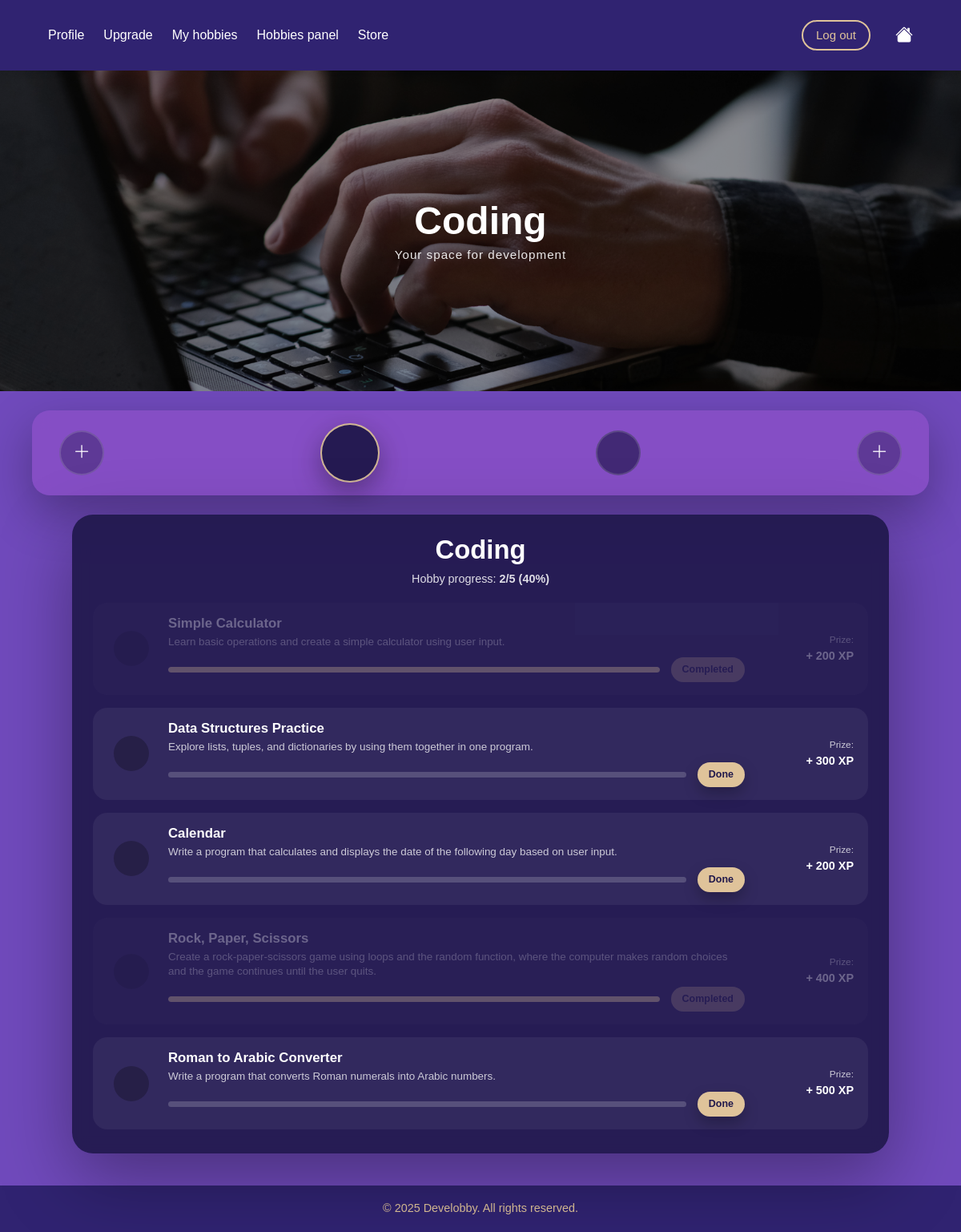
The app's page /hobby/3/ (signed in) with its own data.
### myapp/models.py (models this page shows, shortened)
class HobbyDetail(models.Model):
    name = models.CharField(max_length=100, unique=True)
    description = models.TextField()

class Challenge(models.Model):
    title = models.CharField(max_length=200)
    description = models.TextField()
    xp_reward = models.PositiveIntegerField()
    hobby_detail = models.ForeignKey(HobbyDetail, on_delete=models.CASCADE)

### myapp/views.py (the view)
# urls.py: path("hobby/<int:detail_id>/", views.hobby_detail, name="hobby_detail"),
@login_required
def hobby_detail(request, detail_id):
    detail = get_object_or_404(HobbyDetail, id=detail_id)
    challenges = Challenge.objects.filter(hobby_detail=detail)
    HOBBY_BANNERS = {
        "Cooking": "hobby_cooking.png",
        "Drawing": "hobby_drawing.png",
        "Coding": "hobby_coding.png",
        "Music": "hobby_music.png",
        "Fitness": "hobby_fitness.png",
    }
    HOBBY_ICONS = {
        "Cooking": "fi fi-rr-hat-chef",
        "Drawing": "fi fi-rr-drawer-alt",
        "Coding": "fi fi-rr-square-terminal",
        "Music": "fi fi-rr-music-alt",
        "Fitness": "fi fi-tr-dumbbell-ray",
    }
    CHALLENGE_ICONS = {
        "Thai Cuisine": "fi fi-sr-bowl-chopsticks-noodles",
        "Spanish Sweets": "fi fi-sr-candy",
        "Paprika Dish": "fi fi-sr-pepper-alt",
        "Green Plate": "fi fi-sr-salad",
        "Chicken In 5 Ways": "fi fi-sr-turkey",
        "Basic Shapes": "fi fi-ss-resources",
        "Still Life Study": "fi fi-sr-apple-whole",
        "Texture Practice": "fi fi-br-fabric",
        "Gesture Sketching": "fi fi-sr-transporter",
        "14 Days Drawing Challenge": "fi fi-br-paintbrush-pencil",
        "Simple Calculator": "fi fi-br-calculator",
        "Data Structures Practice": "fi fi-sr-folder-open",
        "Calendar": "fi fi-br-calendar-day",
        "Rock, Paper, Scissors": "fi fi-sc-gamepad",
        "Roman to Arabic Converter": "fi fi-sr-pillar",
        "Rhythm Foundations": "fi fi-sr-headphones-rhythm",
        "Chill Lo-Fi Vibes": "fi fi-sr-circle-waveform-lines",
        "Sound Collector": "fi fi-sr-microphone",
        "Music for Motion": "fi fi-rr-film",
        "Latin Heat": "fi fi-rs-temperature-high",
        "Warm-Up Essentials": "fi fi-br-yoga-moon",
        "Cardio Exploration": "fi fi-br-treadmill",
        "Build Endurance": "fi fi-rr-dumbbell-weightlifting",
        "Dumbbell Training": "fi fi-sr-gym",
        "Mobility Improvement": "fi fi-br-meditation",
    }
    detail.banner = HOBBY_BANNERS.get(detail.name, "default_banner.png")
    detail.icon = HOBBY_ICONS.get(detail.name, "bi bi-star")
    for ch in challenges:
        ch.icon = CHALLENGE_ICONS.get(ch.title, "bi bi-circle-half")
    hobbies = request.user.hobbies.all()
    for h in hobbies:
        h.detail.icon = HOBBY_ICONS.get(h.detail.name, "bi bi-star")
    user_challenges = UserChallenges.objects.filter(
        user=request.user,
        challenge__in=challenges
    )
    progress_map = {uc.challenge_id: uc for uc in user_challenges}
    for ch in challenges:
        uc = progress_map.get(ch.id)
        if uc is None:
            ch.user_state = "not_started"
        elif uc.completed:
            ch.user_state = "completed"
        else:
            ch.user_state = "done"
    total = challenges.count()
    completed = len([c for c in challenges if c.user_state == "completed"])
    percent = int((completed / total) * 100) if total > 0 else 0
    return render(request, "myapp/hobby_detail.html", {
        "detail": detail,
        "challenges": challenges,
        "hobbies": hobbies,
        "completed": completed,
        "total": total,
        "percent": percent,
    })

### myapp/templates/myapp/hobby_detail.html (shortened to what this page needs)
{% extends "myapp/base.html" %}
{% load static %}
{% block extra_css %}
<link rel="stylesheet" href="{% static 'css/hobby_detail.css' %}">
<link rel='stylesheet' href='https://cdn-uicons.flaticon.com/3.0.0/uicons-bold-rounded/css/uicons-bold-rounded.css'>
<link rel='stylesheet' href='https://cdn-uicons.flaticon.com/3.0.0/uicons-solid-rounded/css/uicons-solid-rounded.css'>
<link rel='stylesheet' href='https://cdn-uicons.flaticon.com/3.0.0/uicons-regular-straight/css/uicons-regular-straight.css'>
<link rel='stylesheet' href='https://cdn-uicons.flaticon.com/3.0.0/uicons-brands/css/uicons-brands.css'>
<link rel='stylesheet' href='https://cdn-uicons.flaticon.com/3.0.0/uicons-regular-rounded/css/uicons-regular-rounded.css'>
<link rel='stylesheet' href='https://cdn-uicons.flaticon.com/3.0.0/uicons-solid-straight/css/uicons-solid-straight.css'>
<link rel='stylesheet' href='https://cdn-uicons.flaticon.com/3.0.0/uicons-solid-chubby/css/uicons-solid-chubby.css'>
<link rel='stylesheet' href='https://cdn-uicons.flaticon.com/3.0.0/uicons-thin-rounded/css/uicons-thin-rounded.css'>
{% endblock %}
{% block content %}
<div class="hobby-banner"
     style="background-image: url('{% static 'img/' %}{{ detail.banner }}');">
    <div class="banner-text">
        <h1 class="hero-title">{{ detail.name }}</h1>
        <p class="hero-subtitle">Your space for development</p>
    </div>
</div>
<div class="hobby-icons-bar">
    <button class="circle-btn plus-btn" title="Add hobby">
        <i class="bi bi-plus-lg"></i>
    </button>
    {% for hobby in hobbies %}
        <button class="circle-btn {% if hobby.detail.id == detail.id %}active{% endif %}"
                title="{{ hobby.detail.name }}"
                onclick="window.location.href='{% url 'hobby_detail' hobby.detail.id %}'">
        </button>
    {% endfor %}
    <button class="circle-btn plus-btn" title="Add hobby">
        <i class="bi bi-plus-lg"></i>
    </button>
</div>
<div class="hobby-card">
    <div class="hobby-head">
        <h2>{{ detail.name }}</h2>
        <p>Hobby progress: <b>{{ completed }}/{{ total }} ({{ percent }}%)</b></p>
    </div>
    <div class="tasks-list">
        {% for challenge in challenges %}
        <article class="task-item {% if challenge.user_state == 'completed' %}disabled{% endif %}">
            <div class="task-col-icon">
                <div class="task-icon">
                </div>
            </div>
            <div class="task-col-main">
                <h3>{{ challenge.title }}</h3>
                <p>{{ challenge.description }}</p>
                <div class="task-progress-row">
                    <div class="task-bar">
                        <div class="task-fill"
                            style="width:
                            {% if challenge.user_state == 'completed' %}100%
                            {% elif challenge.user_state == 'done' %}100%
                            {% else %}0%
                            {% endif %}
                            ">
                        </div>
                    </div>
                    {% if challenge.user_state == "not_started" %}
                        <a href="{% url 'challenge_done' challenge.id %}" class="mini-btn">Done</a>
                    {% elif challenge.user_state == "done" %}
                        <a href="{% url 'challenge_collect' challenge.id %}" class="mini-btn">Collect prize</a>
                    {% elif challenge.user_state == "completed" %}
                        <button class="mini-btn" disabled>Completed</button>
                    {% endif %}
                </div>
            </div>
            <div class="task-col-xp">
                <span class="prize-label">Prize:</span>
                <span class="prize-xp">+ {{ challenge.xp_reward }} XP</span>
            </div>
        </article>
        {% endfor %}
    </div>
</div>
<footer class="main-footer">
  © 2025 Develobby. All rights reserved.
</footer>
{% endblock %}

### myapp/static/css/style.css (style rules this page uses)
:root { --dark-purple: #302371; --purple: #543EA7; --beige: #DFC39A; --violet: #704ABC; --pink-violet: #9753CC; --light-violet: #B4A2E7; --white: #ffffff; }
* { box-sizing: border-box; margin: 0; padding: 0; font-family: 'Arial', sans-serif; }
body { margin: 0; background: #704ABC; color: var(--white); }
.hero-subtitle { font-size: 1rem; letter-spacing: 1px; margin-bottom: 2px; line-height: 1.1; }
.hero-title { font-size: 2.2rem; font-weight: 700; margin-top: 6px; margin-bottom: 18px; }
.main-footer { background-color: #302371; color: #DFC39A; text-align: center; padding: 18px 12px; font-size: 0.9rem; font-weight: 500; }
a { text-decoration: none !important; }

### myapp/static/css/hobby_detail.css (style rules this page uses)
:root { --dark-purple: #20184B; --purple: #402F96; --beige: #DFC39A; --white: #ffffff; --card: rgba(32, 24, 75, 0.90); --card-soft: rgba(32, 24, 75, 0.74); }
.hobby-banner { width: 100%; height: 400px; background-size: cover; background-position: center 30%; background-repeat: no-repeat; position: relative; overflow: hidden; }
.banner-text { position: absolute; inset: 0; background: rgba(0,0,0,0.42); display: flex; flex-direction: column; justify-content: center; align-items: center; text-align: center; }
.hero-title { font-size: 3rem; font-weight: 900; margin: 0; }
.hero-subtitle { margin-top: 6px; opacity: 0.9; font-size: 0.95rem; }
.hobby-icons-bar { width: 100%; max-width: 1120px; margin: 24px auto; background: rgba(151, 83, 204, 0.55); border-radius: 22px; display: flex; justify-content: space-between; align-items: center; padding: 16px 34px; box-shadow: 0 22px 60px rgba(0,0,0,0.30); backdrop-filter: blur(10px); }
.circle-btn { width: 56px; height: 56px; border-radius: 999px; border: 2px solid rgba(255,255,255,0.14); background: rgba(32, 24, 75, 0.65); color: white; display: grid; place-items: center; font-size: 1.35rem; cursor: pointer; transition: transform 0.15s ease, opacity 0.15s ease; }
.circle-btn.active { width: 74px; height: 74px; font-size: 1.75rem; background: rgba(32, 24, 75, 0.95); border: 2px solid rgba(223,195,154,0.92); box-shadow: 0 12px 35px rgba(0,0,0,0.35); }
.plus-btn { background: rgba(32, 24, 75, 0.38); }
.hobby-card { max-width: 1020px; margin: 24px auto 40px; background: rgba(32, 24, 75, 0.92); border-radius: 26px; padding: 24px 26px 30px; box-shadow: 0 30px 90px rgba(0,0,0,0.35); backdrop-filter: blur(10px); }
.hobby-head { text-align: center; margin-bottom: 18px; }
.hobby-head h2 { font-size: 2.05rem; font-weight: 900; margin: 0; }
.hobby-head p { margin: 7px 0 0; opacity: 0.85; font-size: 0.9rem; }
.tasks-list { display: flex; flex-direction: column; gap: 16px; }
.task-item { display: grid; grid-template-columns: 60px 1fr 120px; gap: 16px; background: rgba(255,255,255,0.06); border-radius: 18px; padding: 16px 18px; align-items: center; }
.task-col-icon { display: flex; justify-content: center; }
.task-icon { width: 44px; height: 44px; border-radius: 999px; background: rgba(0,0,0,0.25); display: grid; place-items: center; font-size: 1.25rem; }
.task-col-main h3 { margin: 0; font-size: 1.05rem; font-weight: 900; }
.task-col-main p { margin: 4px 0 10px; opacity: 0.75; font-size: 0.84rem; line-height: 1.35; }
.task-progress-row { display: flex; align-items: center; gap: 14px; }
.task-bar { flex: 1; height: 7px; background: rgba(255,255,255,0.18); border-radius: 99px; overflow: hidden; }
.task-fill { height: 100%; background: var(--beige); border-radius: 99px; }
.mini-btn { flex-shrink: 0; background: var(--beige); color: var(--dark-purple); border: none; border-radius: 999px; padding: 6px 14px; font-size: 0.78rem; font-weight: 700; cursor: pointer; box-shadow: 0 8px 18px rgba(0,0,0,0.25); }
.task-col-xp { text-align: right; }
.prize-label { display: block; font-size: 0.74rem; opacity: 0.75; }
.prize-xp { display: block; font-weight: 900; font-size: 0.9rem; }
.task-item.disabled { opacity: 0.32; }
.task-item.disabled .mini-btn { cursor: not-allowed; opacity: 0.55; box-shadow: none; }
.main-footer { background-color: #302371; color: #DFC39A; text-align: center; padding: 18px 12px; font-size: 0.9rem; font-weight: 500; }

### records on screen
HobbyDetail: name "Coding"
Challenge: title "Simple Calculator", description "Learn basic operations and create a simple calculator using user input.", shows "Completed", xp_reward "200"
Challenge: title "Data Structures Practice", description "Explore lists, tuples, and dictionaries by using them together in one program.", shows "Done", xp_reward "300"
Challenge: title "Calendar", description "Write a program that calculates and displays the date of the following day based on user input.", shows "Done", xp_reward "200"
Challenge: title "Rock, Paper, Scissors", description "Create a rock-paper-scissors game using loops and the random function, where the computer makes random choices and the game continues until the user quits.", shows "Completed", xp_reward "400"
Challenge: title "Roman to Arabic Converter", description "Write a program that converts Roman numerals into Arabic numbers.", shows "Done", xp_reward "500"

### other values on screen
{{ completed }} "2"
{{ total }} "5"
{{ percent }} "40"
